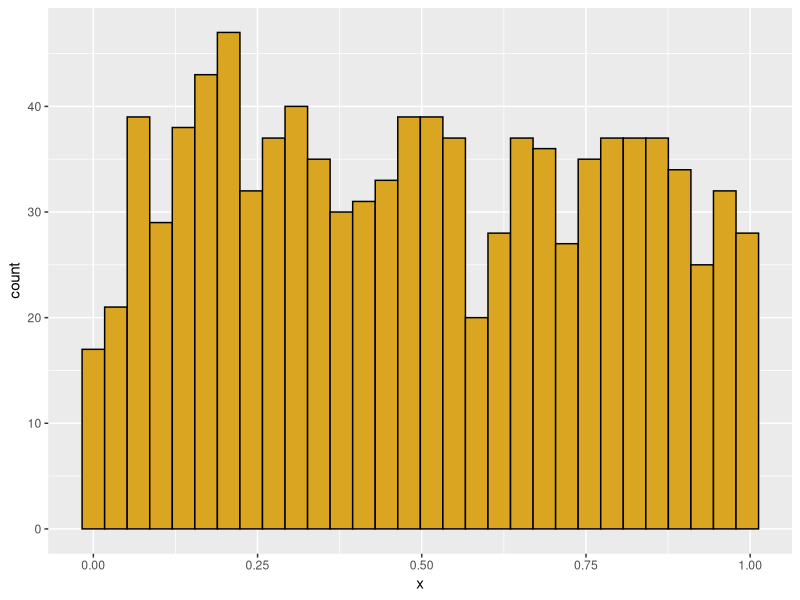
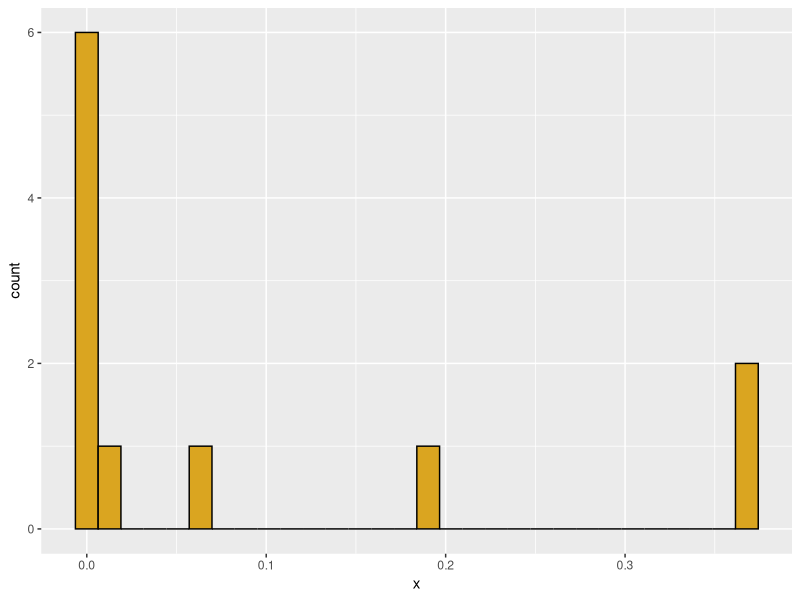
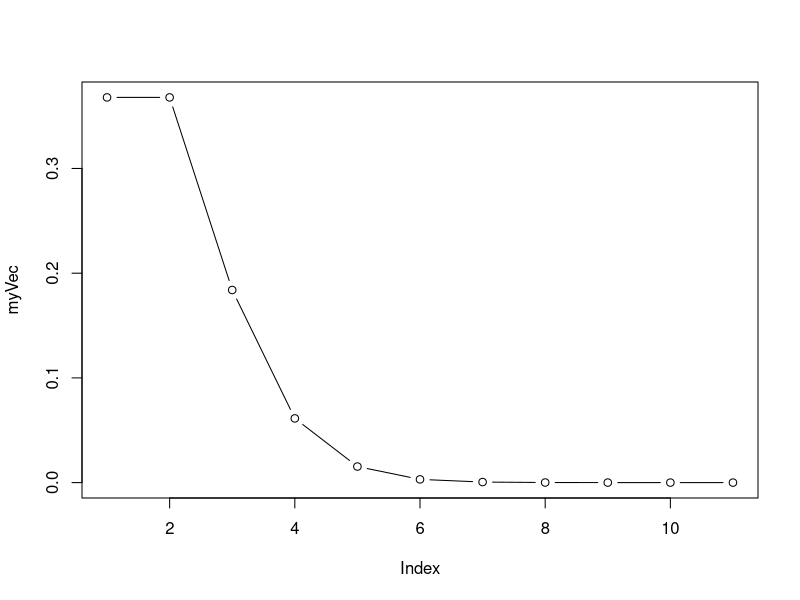
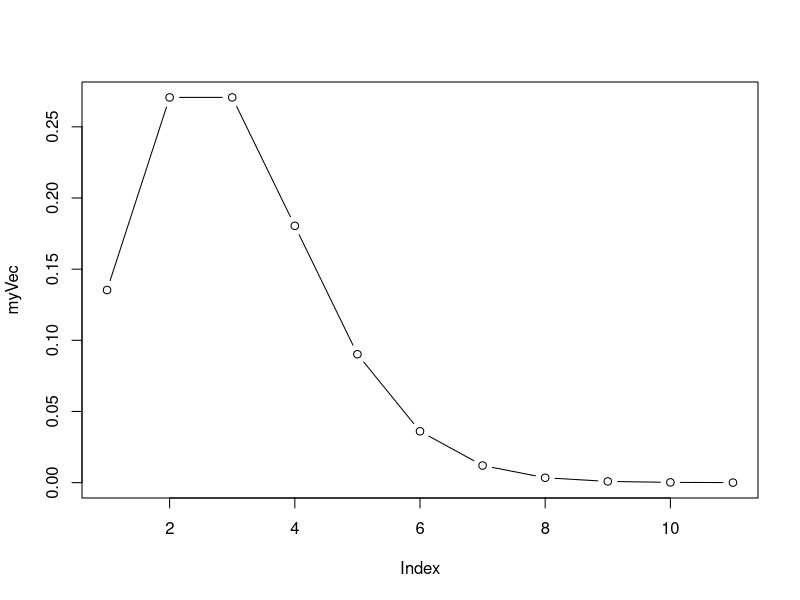
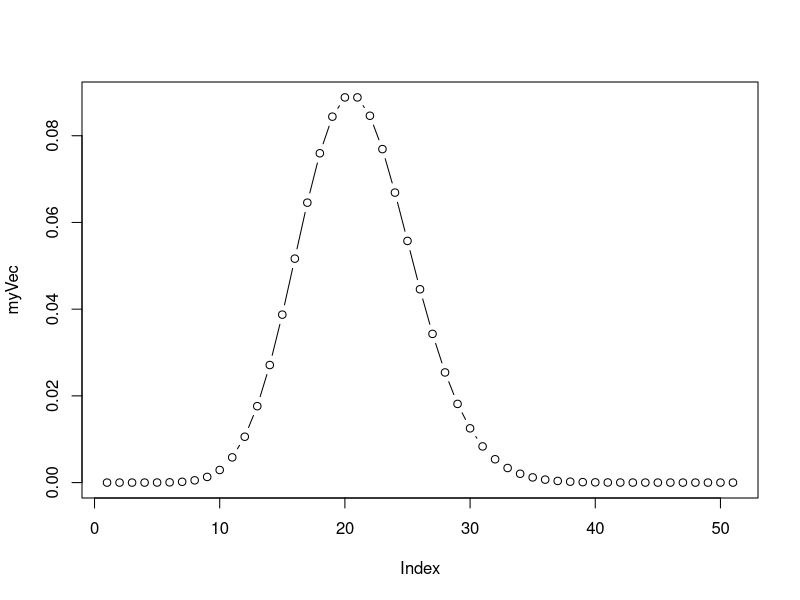
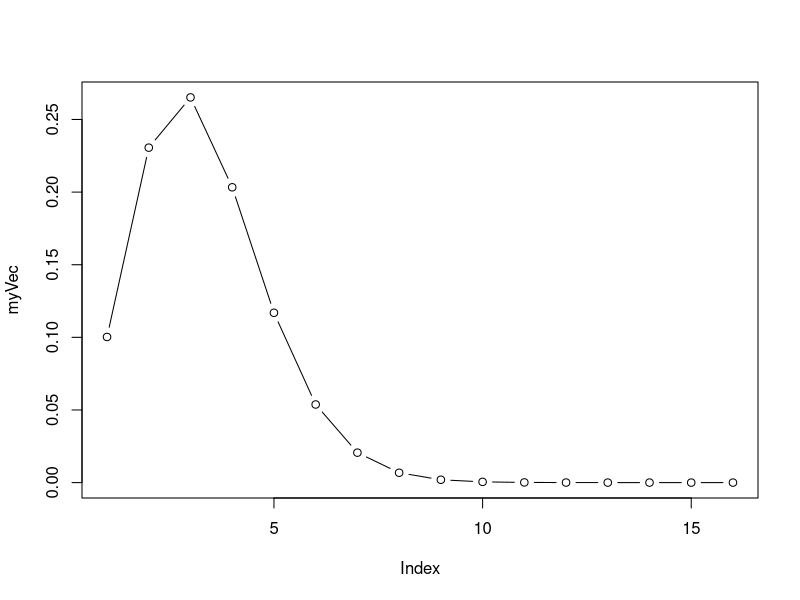
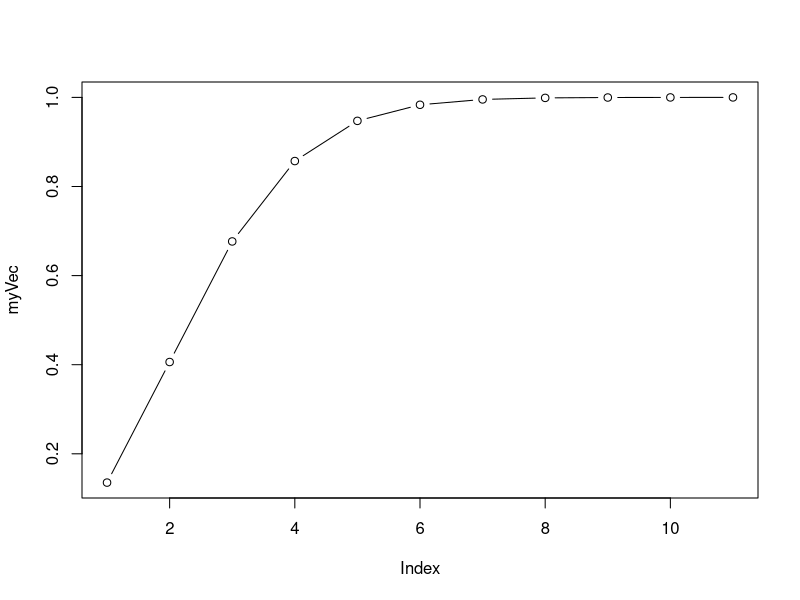
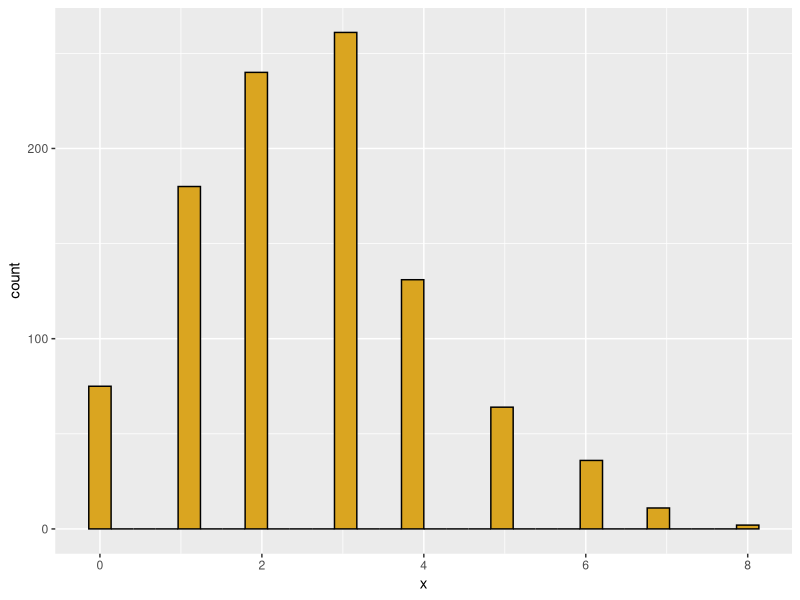

These figures' R source, in order:

## BIOL6100 - Class 15
## Isabelle Smith
## Mar. 06, 2025

## - - - - - - -

## prob. theor.

## - - - - - - -



## Build a plotting function
## - - - - - - -

############################
# Function: my_histo
# Purpose: creates a ggplot histogram
# Requires: ggplot
# Input: a numeric vector
# Output: a ggplot histogram

############################
# Function: my_histo
# Purpose: creates a ggplot histogram
# Requires: ggplot
# Input: a numeric vector
# Output: a ggplot histogram
library(ggplot2)
my_histo <- function(x=NULL) {
  if(is.null(x)) df=data.frame(x=runif(1000)) else df<-data.frame(x=x)
  p1 <- ggplot(data=df) +
    aes(x=x) +
    geom_histogram(color="black",fill="goldenrod")
  print(p1)   
  
}
my_histo()

## - - - - - - -





## Poisson distribution
## - - - - - - -

library(MASS)
#-------------------------------------------------
# Poisson distribution
# Discrete X >= 0
# Random events with a constant rate lambda
# (observations per time or per unit area)
# Parameter lambda > 0


# "d" function generates probability density
hits <- 0:10
myVec <- dpois(x=hits,lambda=1)
my_histo(myVec)                   ## BAD (for discrete)
plot(myVec, type="b")             ## `b` for both


myVec <- dpois(x=hits,lambda=2)
plot(myVec, type="b")


hits <- 0:50
myVec <- dpois(x=hits,lambda=20)
plot(myVec, type="b")


hits <- 0:15
myVec <- dpois(x=hits,lambda=2.3)
plot(myVec, type="b")


sum(myVec)  # sum of density function = 1.0 (total area under curve)
head(myVec)


# for a Poisson distribution with lambda=2, 
# what is the probability that a single draw will yield X=0?

dpois(x=0,lambda=2)


# "p" function generates cumulative probability density; gives the 
# "lower tail" cumulative area of the distribution

hits <- 0:10
myVec <- ppois(q=hits,lambda=2)
plot(myVec, type="b")


# for a Poisson distribution with lambda=2, 
# what is the probability of getting 1 or fewer hits?

ppois(q=1, lambda=2)


# We could also get this through dpois
p_0 <- dpois(x=0,lambda=2)
p_0
p_1 <- dpois(x=1,lambda=2)
p_1
p_0 + p_1


# The q function is the inverse of p
# What is the number of hits corresponding to 50% of the probability mass
qpois(p=0.5,lambda=2.5)                         ## discrete -> not exact
ppois(q=2,lambda=2.5)


           ## randomly generated:
ranPois <- rpois(n=1000,lambda=2.5)
my_histo(ranPois)


# for real or simulated data, we can use the quantile
# function to find the empirical  95% confidence interval on the data

quantile(x=ranPois,probs=c(0.025,0.975))

## - - - - - - -


